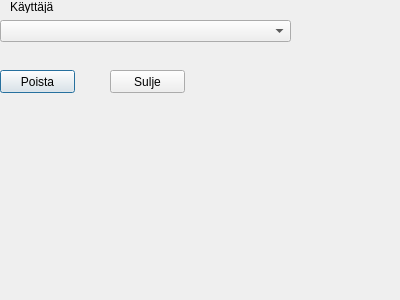
<?xml version="1.0" encoding="UTF-8"?>
<ui version="4.0">
 <class>Dialog</class>
 <widget class="QDialog" name="Dialog">
  <property name="geometry">
   <rect>
    <x>0</x>
    <y>0</y>
    <width>400</width>
    <height>300</height>
   </rect>
  </property>
  <property name="windowTitle">
   <string>Dialog</string>
  </property>
  <widget class="QComboBox" name="userComboBox">
   <property name="geometry">
    <rect>
     <x>0</x>
     <y>20</y>
     <width>291</width>
     <height>22</height>
    </rect>
   </property>
  </widget>
  <widget class="QLabel" name="label">
   <property name="geometry">
    <rect>
     <x>10</x>
     <y>0</y>
     <width>47</width>
     <height>13</height>
    </rect>
   </property>
   <property name="text">
    <string>Käyttäjä</string>
   </property>
  </widget>
  <widget class="QPushButton" name="removePushButton">
   <property name="geometry">
    <rect>
     <x>0</x>
     <y>70</y>
     <width>75</width>
     <height>23</height>
    </rect>
   </property>
   <property name="text">
    <string>Poista</string>
   </property>
  </widget>
  <widget class="QPushButton" name="closeComboBox">
   <property name="geometry">
    <rect>
     <x>110</x>
     <y>70</y>
     <width>75</width>
     <height>23</height>
    </rect>
   </property>
   <property name="text">
    <string>Sulje</string>
   </property>
  </widget>
 </widget>
 <resources/>
 <connections/>
</ui>
